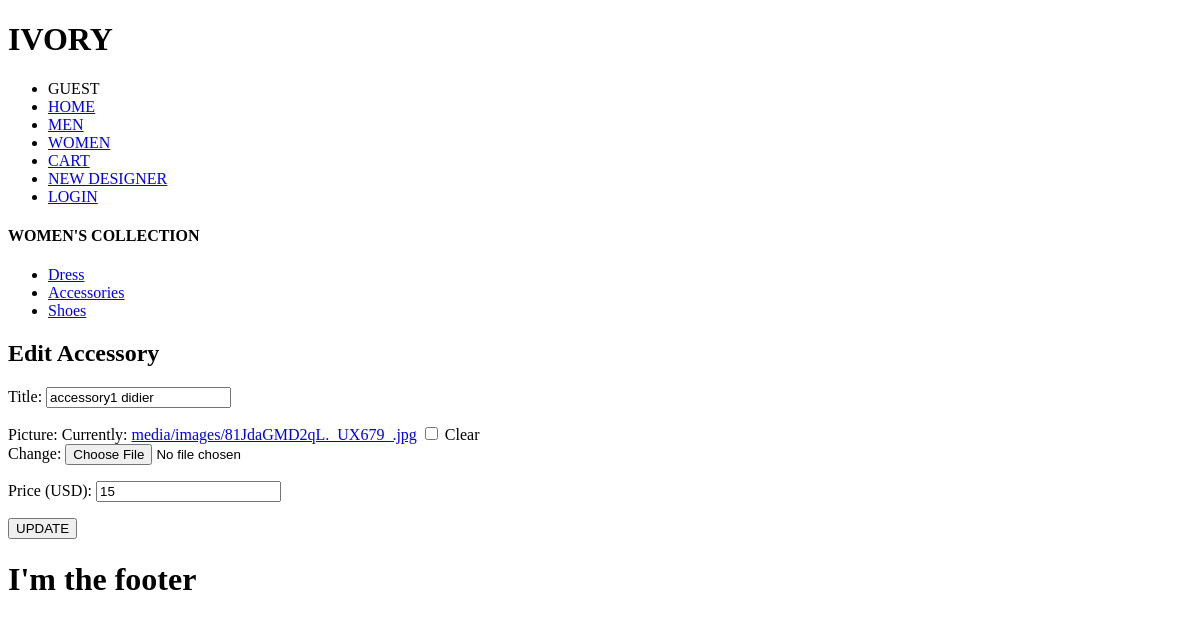
The app's page /editbagjewel/1/, older data.
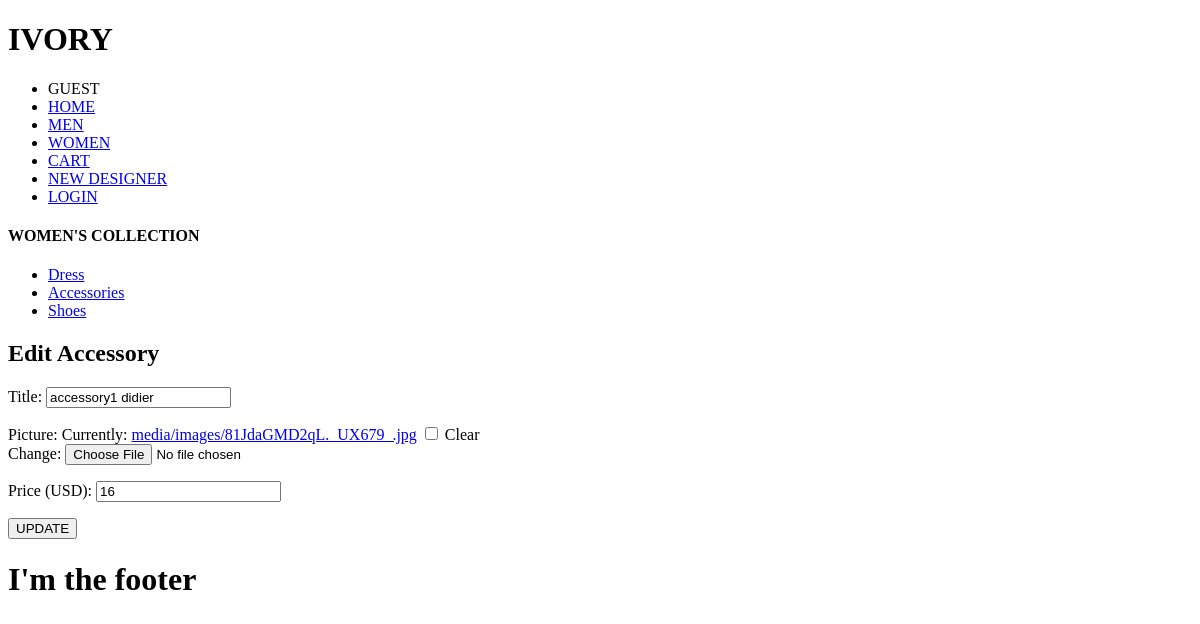
The same page, newer data.
### ivoryApp/models.py (models this page shows, shortened)
class BagJewel(models.Model):
    bj_title = models.CharField(max_length=200)
    bj_picture = models.ImageField(upload_to="media/images/", null=True, blank=True)
    bj_price = models.IntegerField(default=0)
    bj_ForeignKey = models.ForeignKey(UserLoginModel, on_delete=models.SET_NULL, null=True, blank=True)

### ivoryApp/views.py (the view)
# urls.py: path('editbagjewel/<int:acc_id>/', views.editbagjewel, name='editbagjewel'),
def editbagjewel(request, acc_id):
    edit_acc = get_object_or_404(BagJewel, pk=acc_id)
    editedAcc = BagJewelForm(request.POST or None, instance=edit_acc)
    if editedAcc.is_valid():
        editedAcc.save()
        return redirect('bagjewel')
    return render(request, 'ivoryApp/edititem/editbagjewel.html', {'editedAcc': editedAcc})

### ivoryApp/forms.py
class BagJewelForm(forms.ModelForm):
    class Meta:
        model = BagJewel
        exclude = ["bj_ForeignKey"]
        labels = {
            'bj_title': 'Title',
            'bj_picture': 'Picture',
            'bj_size': 'Available Size',
            'bj_price': 'Price (USD)',
        }

### ivoryApp/templates/ivoryApp/edititem/editbagjewel.html (shortened to what this page needs)
{% extends 'ivoryApp/women.html' %}
{% block content %}
<h2>Edit Accessory</h2>
<form method="post">
    {{ editedAcc.as_p }}
    <button>UPDATE</button>
</form>
{% endblock %}

Row changes from the older to the newer data that the page shows:
changed BagJewel "accessory1 didier": bj_price "15" → "16"
